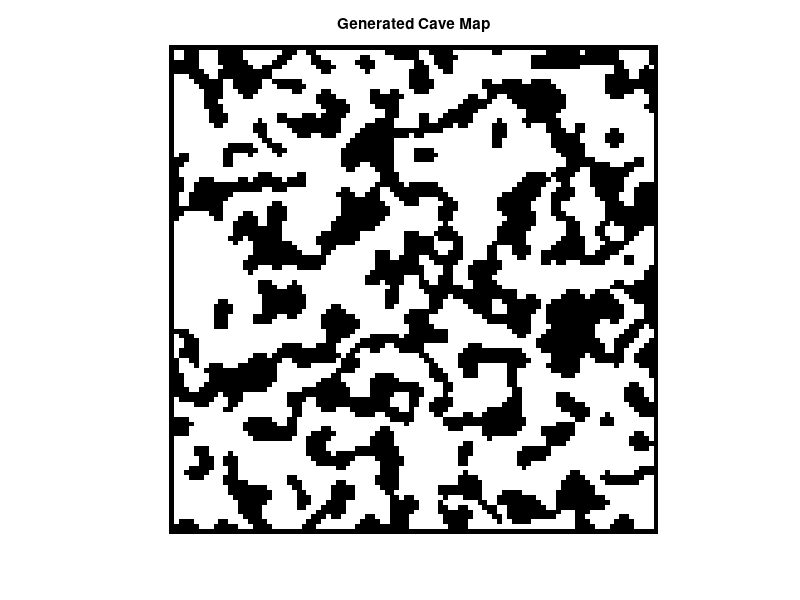

Recreate this plot in MATLAB.
%% --- Cave Generation using Cellular Automata in MATLAB ---
% version 1: basic version that works

% Clean up
clear;
clc;
close all;

%% --- Parameters --- 
grid_width = 100;        
grid_height = grid_width;        
initial_wall_chance = 0.54; 
simulation_steps = 5;     
seed = 1; % Set a seed for reproducibility

%% -- The CA rule ---
% If a wall has less than this many neighbors, it becomes a floor
wall_death_limit = 4;
% If a floor has more than this many neighbors becomes a wall
wall_birth_limit = 5;


%% --- Create a Random Grid --
% rng function is a seed. It allows you to make reproducible results
rng(seed)
random_grid = rand(grid_height, grid_width);
map = zeros(grid_height, grid_width);
map(random_grid < initial_wall_chance) = 1;


%% --- Simulation ---
for step = 1:simulation_steps
    % We create a new map to store the changes for this step.
    new_map = map;

    % We loop over every except for the bordets
    for y = 2:grid_height-1
        for x = 2:grid_width-1
            neighbors = map(y-1:y+1, x-1:x+1);

            % Count the number of wall neighbors
            wall_count = sum(neighbors(:)) - map(y, x);

            % --- Apply the Automata Rules ---
            if map(y, x) == 1 
                if wall_count < wall_death_limit
                    new_map(y, x) = 0; % It becomes a floor.
                end
            else % If the cell is currently a FLOOR
                if wall_count > wall_birth_limit
                    new_map(y, x) = 1; % It becomes a wall.
                end
            end
        end
    end

    % Update the main map 
    map = new_map;
    fprintf('Step %d complete.\n', step);
end

%% --- Post-Processing Enforce Border Walls ---
map(1, :) = 1;        % Top row
map(end, :) = 1;      % Bottom row
map(:, 1) = 1;        % Left column
map(:, end) = 1;      % Right column

%% --- Visualization ---
figure;
imagesc(map);
colormap(flipud(gray));
title('Generated Cave Map');
axis off;
axis equal;
